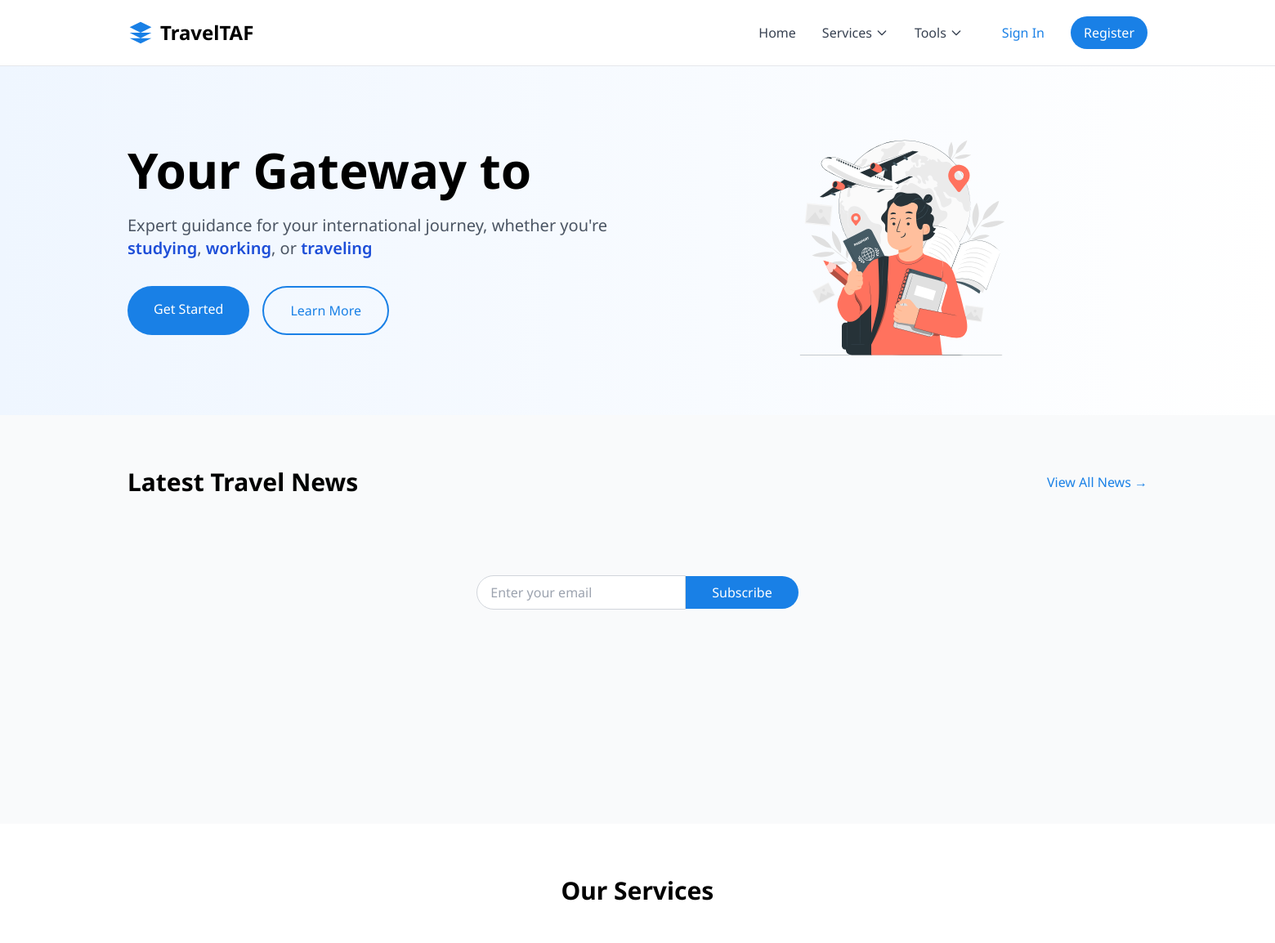
The app's page / (upper part), older data.
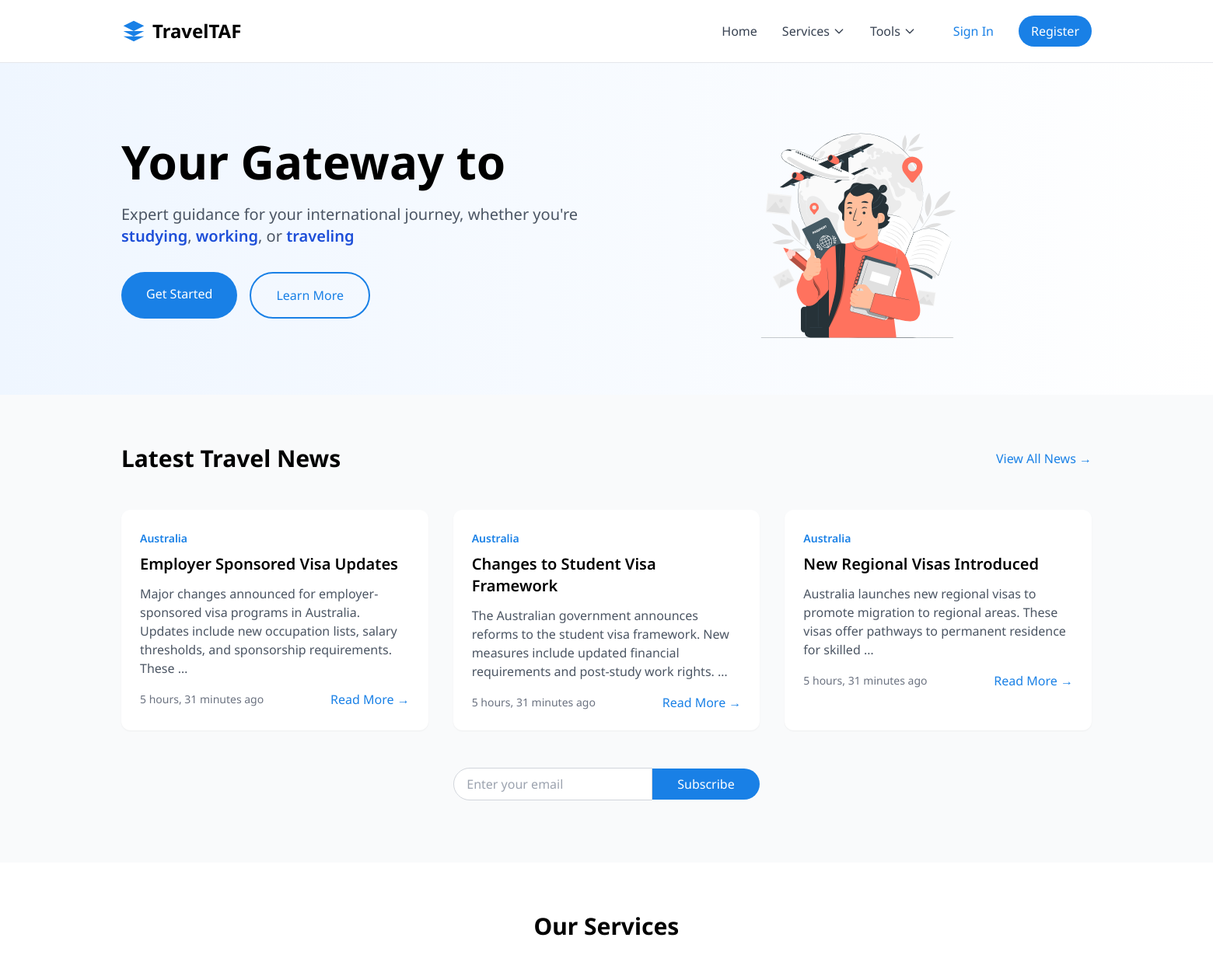
The same page, newer data.
### news/models.py (models this page shows, shortened)
class News(models.Model):
    title = models.CharField(max_length=255)
    slug = models.SlugField(unique=True)
    content = models.TextField()
    category = models.ForeignKey(NewsCategory, on_delete=models.CASCADE, related_name='news')
    published_date = models.DateTimeField(auto_now_add=True)
    updated_date = models.DateTimeField(auto_now=True)
    author = models.CharField(max_length=100)
    image = models.ImageField(upload_to='news_images/', null=True, blank=True)
    is_featured = models.BooleanField(default=False)
    is_published = models.BooleanField(default=True)
    class Meta:
        verbose_name_plural = "News Articles"
        ordering = ['-published_date']
    def get_absolute_url(self):
        return reverse('news:detail', kwargs={'slug': self.slug})

class NewsCategory(models.Model):
    name = models.CharField(max_length=100)
    slug = models.SlugField(unique=True)
    description = models.TextField(blank=True)
    class Meta:
        verbose_name_plural = "News Categories"

### main/views.py (the view)
# urls.py: path('', views.home, name='home'),
def home(request):
    latest_news = News.objects.filter(is_published=True).order_by('-published_date')[:3]
    context = {
        'title': 'Welcome to TravelTAF',
        'current_year': timezone.now().year,
        'featured_destinations': [
            {
                'name': 'Paris',
                'country': 'France',
                'description': 'The City of Light'
            },
            {
                'name': 'Tokyo',
                'country': 'Japan',
                'description': 'A blend of modern and traditional'
            },
            {
                'name': 'New York',
                'country': 'USA',
                'description': 'The City That Never Sleeps'
            },
        ],
        'latest_news': latest_news  # Add the latest news to the context
    }
    return render(request, 'home/home.html', context)

### templates/home/home.html (shortened to what this page needs)
{% extends 'base.html' %}
{% block content %}
    {% include 'home/sections/hero.html' %}
    {% include 'home/sections/news.html' %}
    {% include 'home/sections/services.html' %}
{% endblock %}

### templates/home/sections/news.html (shortened to what this page needs)
{% load static %}
<section class="min-h-[500px] bg-gray-50 py-16">
    <div class="max-w-7xl mx-auto px-4">
        <div class="flex justify-between items-center mb-12">
            <h2 class="text-3xl font-bold">Latest Travel News</h2>
            <a href="{% url 'news:list' %}" class="text-[#1980e6] hover:text-blue-700">View All News →</a>
        </div>
        <div class="grid grid-cols-1 md:grid-cols-2 lg:grid-cols-3 gap-8">
            {% for news in latest_news %}
            <div class="bg-white rounded-xl overflow-hidden shadow-sm hover:shadow-md transition-shadow">
                <div class="p-6">
                    <span class="text-sm text-[#1980e6] font-semibold">{{ news.category.name }}</span>
                    <h3 class="text-xl font-semibold mt-2 mb-3">{{ news.title }}</h3>
                    <p class="text-gray-600 mb-4">{{ news.content|truncatewords:20 }}</p>
                    <div class="flex justify-between items-center">
                        <span class="text-sm text-gray-500">{{ news.published_date|timesince }} ago</span>
                        <a href="{{ news.get_absolute_url }}" class="text-[#1980e6] hover:text-blue-700">Read More →</a>
                    </div>
                </div>
            </div>
            {% endfor %}
        </div>
    </div>
    <div class="text-center mt-12">
        <form id="subscribeForm" class="inline-flex items-center">
            <input type="email"
                   name="email"
                   placeholder="Enter your email"
                   class="px-4 py-2 border border-gray-300 rounded-l-full focus:outline-none focus:border-[#1980e6] w-64"
                   required>
            <button type="submit"
                    class="px-8 py-2 bg-[#1980e6] text-white rounded-r-full hover:bg-blue-700 transition-colors">
                Subscribe
            </button>
        </form>
    </div>
</section>

Row changes from the older to the newer data that the page shows:
added News: category.name "Australia", title "Employer Sponsored Visa Updates", content "Major changes announced for employer-sponsored visa programs in Australia. Updates include new occupation lists, salary thresholds, and sponsorship requirements. These …", published_date "5 hours, 31 minutes"
added News: category.name "Australia", title "Changes to Student Visa Framework", content "The Australian government announces reforms to the student visa framework. New measures include updated financial requirements and post-study work rights. …", published_date "5 hours, 31 minutes"
added News: category.name "Australia", title "New Regional Visas Introduced", content "Australia launches new regional visas to promote migration to regional areas. These visas offer pathways to permanent residence for skilled …", published_date "5 hours, 31 minutes"
